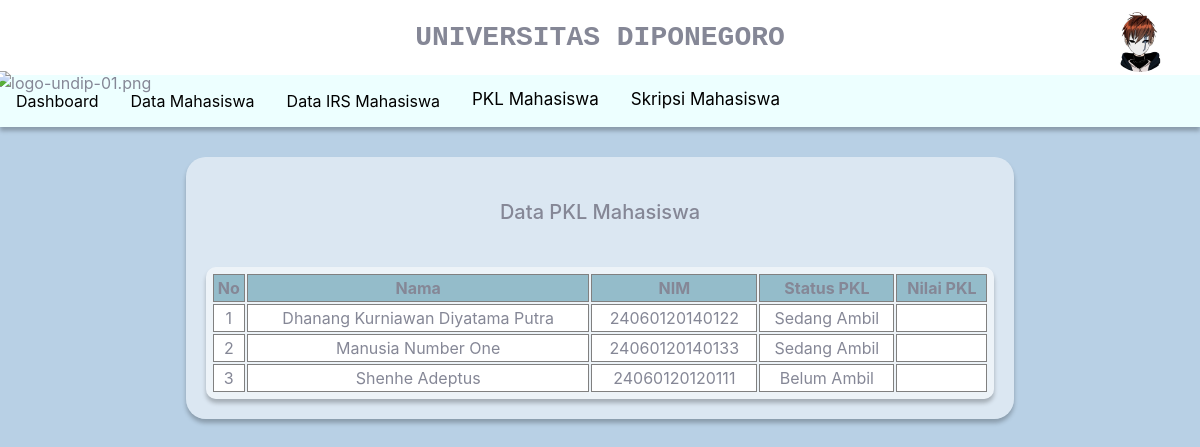
/dosen/data_pkl.php?username=faishal (signed in), run on the app's committed database.
### tables this page shows
CREATE TABLE `mahasiswa` (
  `mahasiswa_id` int(10) NOT NULL,
  `nim` varchar(20) NOT NULL,
  `kode_wali` varchar(50) NOT NULL,
  `nama` varchar(50) NOT NULL,
  `alamat` varchar(50) NOT NULL,
  `kota` varchar(50) NOT NULL,
  `provinsi` varchar(50) NOT NULL,
  `angkatan` varchar(50) NOT NULL,
  `email` varchar(50) NOT NULL,
  `no_tlp` varchar(20) NOT NULL,
  `status` varchar(30) NOT NULL,
  `prodi` varchar(50) NOT NULL,
  `fakultas` varchar(50) NOT NULL,
  `username` varchar(50) NOT NULL,
  `irs_id` int(11) DEFAULT NULL,
  `khs_id` int(11) DEFAULT NULL,
  `skripsi_id` int(11) DEFAULT NULL,
  `pkl_id` int(11) DEFAULT NULL
);

CREATE TABLE `pkl` (
  `pkl_id` int(11) NOT NULL,
  `status_pkl` varchar(50) NOT NULL,
  `nilai_pkl` int(11) DEFAULT NULL,
  `nim` varchar(50) NOT NULL
);

### dosen/data_pkl.php (the view, shortened to what this page needs)
<!DOCTYPE html>
<html lang="en">
<head>
    <link rel="stylesheet" href="../aset/css/style.css">
    <?php
    require_once('../db_login.php');
    $username = $_GET['username'];
    ?>
</head>
<body>
<div class="top">
        <div class="logo_undip">
            <img src="../aset/img/PPL/logo-undip-01.png" alt="logo-undip-01.png">
        </div>
        <div class="ddaction">
            <div class="ddprofile" onclick="menuToggle();">
                <img src="../aset/img/PPL/note.jpg" style="width:60px;height:auto; border-radius:50%;">
            </div>
        </div>
        <div class="text">UNIVERSITAS DIPONEGORO</div>
    </div>
    <div class="bar">
        <div class="navbar">
            <a href="dashboard_dosen.php?username=<?=$username?>">Dashboard</a>
            <a href="data_mhs.php?username=<?=$username?>">Data Mahasiswa</a>
            <a href="verif_irs.php?username=<?=$username?>">Data IRS Mahasiswa</a>
            <div class="dropdown">
                <button class="dropbtn">PKL Mahasiswa</button>
            </div>
            <div class="dropdown">
                <button class="dropbtn">Skripsi Mahasiswa</button>
            </div>
        </div>
    </div>
    <div class="isi">
        <div class="bgdosen isi-bgmhs">
            <div class="judul-isi-data judul-data-pkl">
                Data PKL Mahasiswa
            </div>
            <div class="isi-data-mhs">
                <table>
                    <tr>
                        <th>No</th>
                        <th>Nama</th>
                        <th>NIM</th>
                        <th>Status PKL</th>
                        <th>Nilai PKL</th>
                    </tr>
                    <?php
                        $query = "SELECT user.username, dosen.*, mahasiswa.*, pkl.* FROM user JOIN dosen ON user.username = dosen.username JOIN mahasiswa ON mahasiswa.kode_wali = dosen.kode_wali JOIN pkl ON pkl.pkl_id = mahasiswa.pkl_id WHERE user.username = '$username'";
                        $sql_ppl= mysqli_query($db, $query) or die (mysqli_error($db));
                        $i=1;
                        while ($data = mysqli_fetch_array($sql_ppl)) :
                        ?>
                        <tr>
                            <td><?= $i ?></td>
                            <td><?=$data['nama']?></td>
                            <td><?=$data['nim']?></td>
                            <td><?=$data['status_pkl']?></td>
                            <td><?=$data['nilai_pkl']?></td>
                        </tr>
                    <?php
                    $i++;
                    endwhile;
                    ?>
                </table>
            </div>
        </div>
    </div>
</body>
</html>

### aset/css/style.css (style rules this page uses)
:root { --blue: #4e73df; --indigo: #6610f2; --purple: #6f42c1; --pink: #e83e8c; --red: #e74a3b; --orange: #fd7e14; --yellow: #f6c23e; --green: #1cc88a; --teal: #20c9a6; --cyan: #36b9cc; --white: #fff; --gray: #858796; --gray-dark: #5a5c69; --primary: #4e73df; --secondary: #858796; --success: #1cc88a; --info: #36b9cc; --warning: #f6c23e; --danger: #e74a3b; --light: #f8f9fc; --dark: #5a5c69; --breakpoint-xs: 0; --breakpoint-sm: 576px; --breakpoint-md: 768px; --breakpoint-lg: 992px; --breakpoint-xl: 1200px; --font-family-sans-serif: "Nunito", -apple-system, BlinkMacSystemFont, "Segoe UI", Roboto, "Helvetica Neue", Arial, sans-serif, "Apple Color Emoji", "Segoe UI Emoji", "Segoe UI Symbol", "Noto Color Emoji"; --font-family-monospace: SFMono-Regular, Menlo, Monaco, Consolas, "Liberation Mono", "Courier New", monospace; }
*, *::before, *::after { box-sizing: border-box; }
body { background-color: #B8D0E5; font-family: "Nunito", -apple-system, BlinkMacSystemFont, "Segoe UI", Roboto, "Helvetica Neue", Arial, sans-serif, "Apple Color Emoji", "Segoe UI Emoji", "Segoe UI Symbol", "Noto Color Emoji"; font-size: 1rem; font-weight: 400; line-height: 1.5; color: #858796; text-align: left; }
.top { position: relative; align-items:flex-end; display: flex; height: 75px; margin-top: -8px; margin-left: -8px; margin-right: -8px; background-color: #fff; }
.logo_undip { margin-left:-5px; margin-right:auto; position: relative; top: 20px; }
.logo_undip img { height: 110px; width: auto; }
.text { position: absolute; width: auto; height: auto; right: 0px; left: 0px; top: 0px; text-align: center; font-weight: 700; font-size: 28px; font-family: 'Courier New', Courier, monospace; line-height: 75px; }
.bar { margin-top: 0px; margin-left: -8px; margin-right: -8px; width: auto; right:0px; left:0px; }
.navbar { overflow: hidden; background-color:#EDFFFF ; box-shadow: 0px 4px 4px rgba(0, 0, 0, 0.25); display: inherit; }
.navbar a { float: left; font-size: 16px; color: black; text-align: center; padding: 14px 16px; text-decoration: none; }
.dropdown { float: left; overflow: hidden; }
.dropdown .dropbtn { font-size: 17px; border: none; outline: none; padding: 14px 16px; background-color: inherit; font-family: inherit; margin: 0; }
.ddaction { position:absolute; top: 12px; right:30px; z-index: 1000; }
.ddaction .ddprofile { position:relative; width:60px; height:60px; cursor: pointer; }
.ddaction .ddprofile img { position:absolute; top: 0; left: 0; width:100%; height:100%; object-fit: cover; }
.bgdosen { background: rgba(255, 255, 255, 0.5); box-shadow: 0px 4px 4px rgba(0, 0, 0, 0.25); border-radius: 20px; }
.isi-bgmhs { width:70%; height:fit-content; margin:30px auto; padding:20px; }
.judul-isi-data { font-size: 20px; font-weight: 500; text-align: center; margin: 20px auto 10px auto; }
.isi-data-mhs { width:100%; margin:0 auto; margin-top:40px; }
.isi-data-mhs table { width:100%; text-align: center; padding:5px; background: rgba(255, 255, 255, 0.5); box-shadow: 0px 4px 4px rgba(0, 0, 0, 0.25); border-radius: 10px; }
.isi-data-mhs table tr th { background: rgb(148, 188, 202); border: 0.5px solid grey; }
.isi-data-mhs table tr td { background: rgb(255 255 255); border: 0.5px solid grey; }

### data on the page
mahasiswa: nama "Dhanang Kurniawan Diyatama Putra", pkl.nim "24060120140122", pkl.status_pkl "Sedang Ambil"
mahasiswa: nama "Manusia Number One", pkl.nim "24060120140133", pkl.status_pkl "Sedang Ambil"
mahasiswa: nama "Shenhe Adeptus", pkl.nim "24060120120111", pkl.status_pkl "Belum Ambil"
